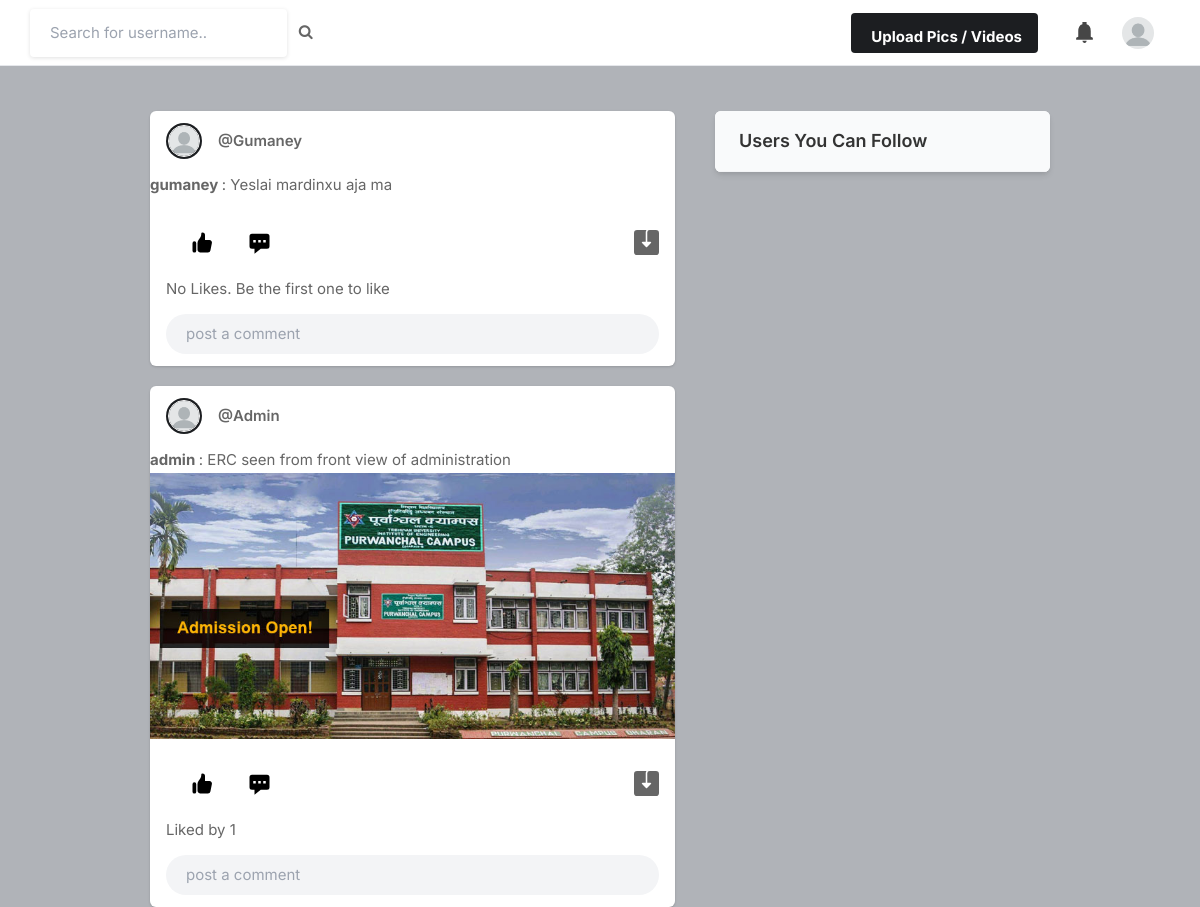
The page / (signed in) on the database its author committed.
### core/models.py (models this page shows, shortened)
class Profile(models.Model):
    user = models.ForeignKey(User, on_delete=models.CASCADE)
    id_user = models.IntegerField()
    bio = models.TextField(blank=True)
    profileimg = models.ImageField(upload_to='profile_images', default="blank.png",height_field=None, width_field=None, max_length=None)
    location = models.CharField(max_length=50, blank=True)

class Post(models.Model):
    id = models.UUIDField(primary_key=True, default=uuid.uuid4)
    user = models.CharField(max_length=100)
    image = models.ImageField(upload_to='post_images', default=None,  height_field=None, width_field=None, max_length=None)
    caption = models.TextField( )
    created_at = models.DateTimeField(default=datetime.now)
    no_of_likes = models.IntegerField(default=0)

### core/views.py (the view)
# urls.py: path("", views.index, name="index"),
@login_required(login_url='signin')
def index(request):
    user_object = User.objects.get(username=request.user.username)
    user_profile = Profile.objects.get(user=user_object)
    user_following_list = []
    feed = []
    user_following = FollowerCount.objects.filter(follower=request.user.username)
    for users in user_following:
        user_following_list.append(users.user)
    for usernames in user_following_list:
        feed_lists= Post.objects.filter(user=usernames)
        feed.append(feed_lists)
    feed_list = list(chain(*feed))
    all_users = User.objects.all()
    user_following_all=[]
    for user in user_following:
        user_list = User.objects.get(username=user.user)
        user_following_all.append(user_list)
    new_suggestion_list = [x for x in list(all_users) if (x not in list(user_following_all))]
    current_user = User.objects.filter(username=request.user.username)
    final_suggestions_list = [x for x in list(new_suggestion_list) if (x not in list(current_user))]
    random.shuffle(final_suggestions_list)
    username_profile =[]
    username_profile_list =[]
    for users in final_suggestions_list:
        username_profile.append(users.id)
    for ids in username_profile:
        profile_lists = Profile.objects.filter(id_user=ids)
        username_profile_list.append(profile_lists)
    suggestions_username_profile_list = list (chain(*username_profile_list))
    return render(request,"index.html",{"user_profile":user_profile, "posts":feed_list ,'suggestions_username_profile_list':suggestions_username_profile_list[:4]})

### templates/index.html (shortened to what this page needs)
{% load static %}
<!DOCTYPE html>
<html lang="en">
<head>
    <link rel="stylesheet" href="{% static 'static/assets/css/icons.css' %}">
    <link rel="stylesheet" href="{% static 'static/assets/css/uikit.css' %}">
    <link rel="stylesheet" href="{% static 'static/assets/css/style.css' %}">
    <link rel="stylesheet" href="{% static 'static/assets/css/tailwind.css' %}">
    <link rel="stylesheet" href="https://cdnjs.cloudflare.com/ajax/libs/font-awesome/4.7.0/css/font-awesome.min.css">
</head>
<body>
            <header>
                <div class="header_inner">
                    <form action="/search" method="POST">
                    <div class="left-side">
                            <input type="text" name="username" placeholder="Search for username.."> &nbsp; &nbsp;
                            <button type="submit"> <i class="fa fa-search fa-1x"></i> </button>
                    </div>
                </form>
                    <div class="right-side lg:pr-4">
                        <a href="#"
                            class="bg-pink-500 flex font-bold hidden hover:bg-pink-600 hover:text-white inline-block items-center lg:block max-h-10 mr-4 px-4 py-2 rounded shado text-white">
                              Upload Pics / Videos
                        </a>
                        <a href="#" class="header-links-item">
                        </a>
                        <a href="#">
                            <img src="{{user_profile.profileimg.url}}" class="header-avatar" alt="">
                        </a>
                    </div>
                </div>
            </header>
            <div class="container m-auto">
                <div class="lg:flex justify-center lg:space-x-10 lg:space-y-0 space-y-5">
                    <div class="space-y-5 flex-shrink-0 lg:w-7/12">
                        {% for post in posts reversed %}
                        <div class="bg-white shadow rounded-md  -mx-2 lg:mx-0">
                            <div class="flex justify-between items-center px-4 py-3">
                                <div class="flex flex-1 items-center space-x-4">
                                    <a href="#">
                                        <div class="bg-gradient-to-tr from-yellow-600 to-pink-600 p-0.5 rounded-full">
                                          <img src="media\blank.png" class="bg-gray-200 border border-white rounded-full w-8 h-8">
                                        </div>
                                    </a>
                                    <span class="block capitalize font-semibold "> <a href="profile/{{post.user}}"> @{{post.user}} </a>
                                </div>
                              <div>
                                <a href="#"> <i class="icon-feather-more-horizontal text-2xl hover:bg-gray-200 rounded-full p-2 transition -mr-1 "></i> </a>
                              </div>
                            </div>
                            <div uk-lightbox>
                                <p> <strong> {{post.user}}  </strong></a> :{{post.caption}} </p>
                                 <a href="{{post.image.url}}">
                                    <img src="{{post.image.url}}" alt="">
                            </div>
                            <div class="py-3 px-4 space-y-3">
                                <div class="flex space-x-4 lg:font-bold">
                                    <a href="like-post?post_id={{post.id}}" class="flex items-center space-x-2">
                                        <div class="p-2 rounded-full text-black">
                                        </div>
                                    </a>
                                    <a href="#" class="flex items-center space-x-2">
                                        <div class="p-2 rounded-full text-black">
                                            <svg xmlns="http://www.w3.org/2000/svg" viewBox="0 0 20 20" fill="currentColor" width="25" height="25" class="">
                                                <path fill-rule="evenodd" d="M18 5v8a2 2 0 01-2 2h-5l-5 4v-4H4a2 2 0 01-2-2V5a2 2 0 012-2h12a2 2 0 012 2zM7 8H5v2h2V8zm2 0h2v2H9V8zm6 0h-2v2h2V8z" clip-rule="evenodd" />
                                            </svg>
                                        </div>
                                    </a>
                                    <a href="{{post.image.url}}" class="flex items-center space-x-2 flex-1 justify-end" download>
                                    </a>
                                </div>
                                {% if post.no_of_likes == 0 %}
                                <p> No Likes. Be the first one to like </p>
                                {% elif post.no_of_likes == 1 %}
                                <p> Liked by 1 </p>
                                {% else %}
                                <p> Liked by {{post.no_of_likes}} People</p>
                                {% endif %}
                                <div class="bg-gray-100 bg-gray-100 rounded-full rounded-md relative ">
                                    <input type="text" placeholder="post a comment" class="bg-transparent max-h-10 shadow-none">
                                    <div class="absolute bottom-0 flex h-full items-center right-0 right-3 text-xl space-x-2">
                                        <a href="#"> <i class="uil-image"></i></a>
                                        <a href="#"> <i class="uil-video"></i></a>
                                    </div>
                                </div>
                            </div>
                        </div>
                        {% endfor %}
                    </div>
                    <div class="lg:w-5/12">
                        <div class="bg-white  shadow-md rounded-md overflow-hidden">
                            <div class="bg-gray-50  border-b border-gray-100 flex items-baseline justify-between py-4 px-6 ">
                                <h2 class="font-semibold text-lg">Users You Can Follow</h2>
                            </div>
                        </div>
                    </div>
                </div>
            </div>
</body>
</html>

### static/assets/css/style.css (style rules this page uses)
body { background-color: #B0B3B8!important; }
button { vertical-align: middle; }
input { height: 48px; line-height: 48px; padding: 0 20px; outline: none; font-size: 15px; color: #808080; max-width: 100%; width: 100%; -webkit-box-sizing: border-box; box-sizing: border-box; display: block; font-weight: 400; opacity: 1; border-radius: 4px; border: none; -webkit-box-shadow: 0 1px 4px 0px rgba(0, 0, 0, 0.12); box-shadow: 0 1px 4px 0px rgba(0, 0, 0, 0.12); }
input[type="text"], input[type="password"], input[type="email"], input[type="number"] { height: 48px; line-height: 48px; padding: 0 20px; outline: none; font-size: 15px; color: #808080; max-width: 100%; width: 100%; -webkit-box-sizing: border-box; box-sizing: border-box; display: block; font-weight: 400; opacity: 1; border-radius: 4px; border: none; -webkit-box-shadow: 0 1px 4px 0px rgba(0, 0, 0, 0.12); box-shadow: 0 1px 4px 0px rgba(0, 0, 0, 0.12); }
input { -webkit-transition: all 0.1s ease-in-out; transition: all 0.1s ease-in-out; }
::placeholder { color: #808080; opacity: 1; }
button { border: none; margin: 0; padding: 0; width: auto; overflow: visible; background: transparent; color: inherit; font: inherit; line-height: normal; cursor: pointer; }
a { color: #be185d; -webkit-transition: 0.3s; transition: 0.3s; outline: none !important; }
button { outline: none !important; }
img { max-width: 100%; }
body { color: #666; font-size: 15px; line-height: 27px; background-color: #f0f2f5; font-family: "Inter", sans-serif; text-transform: none; }
body p { font-size: 15px; line-height: 27px; }
h1, h2, h3, h4, h5, h6 { font-family: "Inter", sans-serif; text-transform: none; }
input[type="text"], input[type="password"], input[type="email"] { font-family: "Inter", sans-serif; text-transform: none; }
button, body .pac-container { font-family: "Inter", sans-serif; text-transform: none; }
h1, h2, h3, h4, h5, h6 { color: #333; font-weight: 500; margin: 0; padding: 0; }
h2 { font-size: 26px; }
b, strong { font-weight: 700 !important; }
@media (min-width: 1024px) { .container { max-width: 900px !important; padding-top: 45px; } }
header { background-color: #fff; left: 0; right: 0; top: 0; z-index: 99; height: 66px; display: -webkit-box; display: -ms-flexbox; display: flex; -webkit-box-align: center; -ms-flex-align: center; align-items: center; border-bottom: 1px solid #e5e7eb; }
header .header_inner { display: -webkit-box; display: -ms-flexbox; display: flex; -webkit-box-align: center; -ms-flex-align: center; align-items: center; max-width: 1090px; margin: auto; width: 100%; max-width: 100% !important; padding: 0 30px; }
header .header_inner .left-side { display: -webkit-box; display: -ms-flexbox; display: flex; -webkit-box-align: center; -ms-flex-align: center; align-items: center; }
header .header_inner .right-side { display: -webkit-box; display: -ms-flexbox; display: flex; -webkit-box-align: center; -ms-flex-align: center; align-items: center; -webkit-box-pack: end; -ms-flex-pack: end; justify-content: flex-end; margin-left: auto; }
header .header_inner .right-side .header-links-item { padding: 10px; margin-left: 8px; }
header .header_inner .right-side .header-links-item svg { width: 25px; height: 25px; color: #464646; }
header .header_inner .right-side .header-avatar { width: 32px; height: 32px; border-radius: 100%; margin-left: 15px; }
.shadow-none { -webkit-box-shadow: none !important; box-shadow: none !important; }

### rows shown on the page
Profile: profileimg (placeholder picture)
Post: user "Gumaney", user "gumaney", caption "Yeslai mardinxu aja ma", no_of_likes "No Likes. Be the first one to like"
Post: user "Admin", user "admin", caption "ERC seen from front view of administration", image (picture), no_of_likes "Liked by 1"
